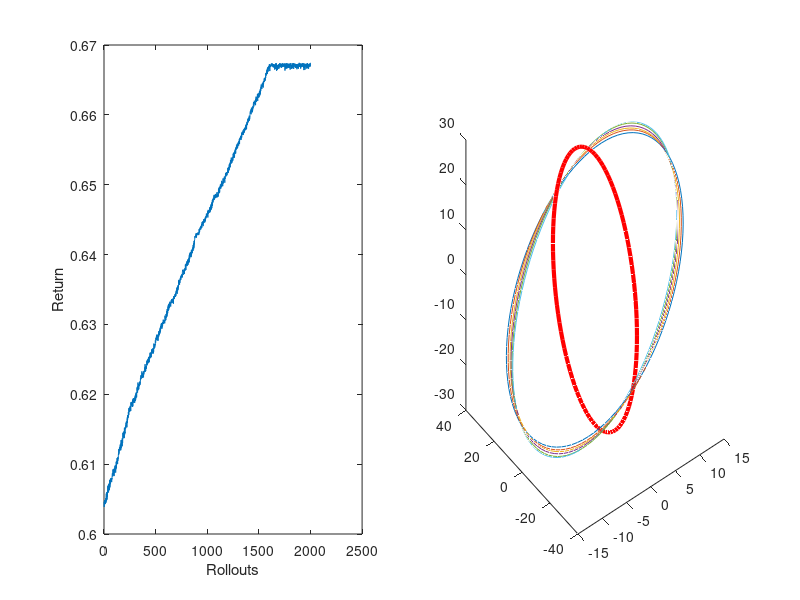

The MATLAB source for this figure:
%%%%%%%%%%%%%%%%%%%%%%%%%%%%%%%%%%%%%%%%%%%%%%%%%%%%%%%%%%%%%%%%%%%%%%%%%%%%%%%%%%%%%%%%%%%%%%%%%%%%%%%%%%%%%%%%%%%%%%%%%%%%
%% This file contains a sample implementation of PoWER for the TSM manipulator
%%%%%%%%%%%%%%%%%%%%%%%%%%%%%%%%%%%%%%%%%%%%%%%%%%%%%%%%%%%%%%%%%%%%%%%%%%%%%%%%%%%%%%%%%%%%%%%%%%%%%%%%%%%%%%%%%%%%%%%%%%%%
clear all;
close all;
clc;
%%%%%%%%%%%%%%%%%%%%%%%%%%%%%%%%%%%%%%%%%%%%%%%%%%%%%%%%%%%%%%%%%%%%%%%%%%%%%%%%%%%%%%%%%%%%%%%%%%%%%%%%%%%%%%%%%%%%%%%%%%%%%
% Load the training data set
load('mot.mat');
load('traj.mat');
rm=mot(1,:);
lm=mot(2,:);
zb=mot(3,:);
x=traj(1,:)-337.5660;
y=traj(2,:)-183.8960;
z=traj(3,:)-(-151.1300);
% Apply polynomial regression and normal equation to learn the inverse
% kinematic model of the TSM manipulator
nbFeatures=4;
N=length(x);
train_f=zeros(N,nbFeatures);
for i=1:N
    %train_f(i,:)=[1,x(i),y(i),z(i),x(i)^2,y(i)^2,z(i)^2,x(i)*y(i),x(i)*z(i),y(i)*z(i),x(i)^3,y(i)^3,z(i)^3,x(i)*y(i)*z(i)];
    train_f(i,:)=[1,x(i),y(i),z(i)];
end
theta_rm=pinv(train_f'*train_f)*train_f'*rm';
theta_lm=pinv(train_f'*train_f)*train_f'*lm';
theta_zb=pinv(train_f'*train_f)*train_f'*zb';
% Calculate the predicated motor commands
Test_rm=train_f*theta_rm;
Test_lm=train_f*theta_lm;
Test_zb=train_f*theta_zb;
%%%%%%%%%%%%%%%%%%%%%%%%%%%%%%%%%%%%%%%%%%%%%%%%%%%%%%%%%%%%%%%%%%%%%%%%%%%%%%%%%%%%%%%%%%%%%%%%%%%%%%%%%%%%%%%%%%%%%%%%%%%
% Calculate the prediction errors
ERM=sum((Test_rm-rm').*(Test_rm-rm'))/N;
ELM=sum((Test_lm-lm').*(Test_lm-lm'))/N;
EZB=sum((Test_zb-zb').*(Test_zb-zb'))/N;
% Calculate the average square error of the regression algorithm
error=ERM+ELM+EZB;
disp(['The Average Square Error of the Polynomial Regression Algorithm=', num2str(error)]);
%%%%%%%%%%%%%%%%%%%%%%%%%%%%%%%%%%%%%%%%%%%%%%%%%%%%%%%%%%%%%%%%%%%%%%%%%%%%%%%%%%%%%%%%%%%%%%%%%%%%%%%%%%%%%%%%%%%%%%%%%%%
% Define the exploration variance for the RL algorithm
variance =1e-10.*ones(nbFeatures,1);
disturbance=1e-6.*ones(nbFeatures,1);
% Number of iterations
n_iter = 2000;
% Define the rewards and parameters
Return = zeros(1,n_iter+1);
s_Return = zeros(n_iter+1,2);
param_rm = zeros(nbFeatures,n_iter+1);
param_lm = zeros(nbFeatures,n_iter+1);
param_zb = zeros(nbFeatures,n_iter+1);

% Initialize parameters for the EM-RL
param_rm(:,1) = theta_rm+disturbance.^.5.*(2*rand(nbFeatures,1)-1); 
param_lm(:,1) = theta_lm+disturbance.^.5.*(2*rand(nbFeatures,1)-1);
param_zb(:,1) = theta_zb+disturbance.^.5.*(2*rand(nbFeatures,1)-1);

current_rm = param_rm(:,1);
current_lm = param_lm(:,1);
current_zb = param_zb(:,1);
%% Generalize motor commands for the TSM manipulator
% Define the reference end-effector trajectory
t=0:0.01*2*pi:2*pi;
M=length(t);
cx=zeros(1,M);
cy=30*cos(t);
cz=30*sin(t);
circle_f=zeros(M,nbFeatures);
for i=1:M
    %circle_f(i,:)=[1,cx(i),cy(i),cz(i),cx(i)^2,cy(i)^2,cz(i)^2,cx(i)*cy(i),cx(i)*cz(i),cy(i)*cz(i),cx(i)^3,cy(i)^3,cz(i)^3,cx(i)*cy(i)*cz(i)];
    circle_f(i,:)=[1,cx(i),cy(i),cz(i)];
end
c_rm = circle_f*current_rm;
c_lm = circle_f*current_lm;
c_zb = circle_f*current_zb;
% Plot the results

c_rm(c_rm>0.5)=0.5;
c_rm(c_rm<(-0.5))=-0.5;
c_lm(c_lm>0.5)=0.5;
c_lm(c_lm<(-0.5))=-0.5;
c_zb(c_zb>0.5)=0.5;
c_zb(c_zb<(-0.5))=-0.5;
%% Execute the motor commands and receive end-effector trajectory from EM tracker
% Execute the motor commands and receive end-effector positions from EM tracker
c_f=[c_rm,c_lm,c_zb]/([theta_rm,theta_lm,theta_zb]);
xx=c_f(:,2);
yy=c_f(:,3);
zz=c_f(:,4);
%for i=1:M
    %plot3(xx(i),yy(i),zz(i),'bo','MarkerSize',4);
    %hold on;
    %pause(0.025);
%end
position_x=zeros(M,n_iter+1);
position_y=zeros(M,n_iter+1);
position_z=zeros(M,n_iter+1);
position_x(:,1)=xx;
position_y(:,1)=yy;
position_z(:,1)=zz;
Q = zeros(M,n_iter+1);
for i=1:M
    Q(1:(end+1-i),1) = Q(1:(end+1-i),1) + 0.05*abs(sqrt((zz(i))^2+(yy(i))^2)-30) + 0.05*abs(xx(i));
end
Q(:,1) = exp(-Q(:,1)./M);
%%%%%%%%%%%%%%%%%%%%%%%%%%%%%%%%%%%%%%%%%%%%%%%%%%%%%%%%%%%%%%%%%%%%%%%%%%%%%%%%%%%%%%%%%%%%%%%%%%%%%%%%%%%%%%%%%%%%%%%%%%%
%% Do the iterations
for iter=1:n_iter
    if (mod(iter,100)==0)
        disp(['Iter ', num2str(iter)]);
    end
    
    % calculate the return of the previous rollout
    Return(iter) = Q(1,iter);
    disp(['Iteration=', num2str(iter)]);
    disp(['Return=', num2str(Return(iter))]);
    % this lookup table will be used for the importance sampling,
    % the largest reture will be moved to the end of the s_Reture mattrix
    s_Return(1,:) = [Return(iter) iter];
    s_Return = sortrows(s_Return);
    
    % update the policy parameters
    param_nom_rm = zeros(nbFeatures,1);
    param_nom_lm = zeros(nbFeatures,1);
    param_nom_zb = zeros(nbFeatures,1);
    param_dnom = 0;
    
    % calculate the expectations (the normalization is taken care of by the division)
    % as importance sampling we take the 2 best rollouts
    for i=1:min(iter,5)
        % get the rollout number for the 2 best rollouts
        j = s_Return(end+1-i,2);
        % calculate the exploration with respect to the current parameters        
        temp_explore_rm = (ones(M,1)*(param_rm(:,j)-current_rm)')';
        temp_explore_lm = (ones(M,1)*(param_lm(:,j)-current_lm)')';
        temp_explore_zb = (ones(M,1)*(param_zb(:,j)-current_zb)')';
        temp_Q = (Q(:,j)*ones(1,nbFeatures))';
        % as we use the return, always have the same exploration variance,
        % and assume that always only one basis functions is active we get 
        % these simple sums
        param_nom_rm = param_nom_rm + sum(temp_explore_rm.*temp_Q,2);
        param_nom_lm = param_nom_lm + sum(temp_explore_lm.*temp_Q,2);
        param_nom_zb = param_nom_zb + sum(temp_explore_zb.*temp_Q,2);
        param_dnom = param_dnom + sum(temp_Q,2);
    end
    
    % update the parameters
    param_rm(:,iter+1) = current_rm + param_nom_rm./(param_dnom+1.e-10);
    param_lm(:,iter+1) = current_lm + param_nom_lm./(param_dnom+1.e-10);
    param_zb(:,iter+1) = current_zb + param_nom_zb./(param_dnom+1.e-10);
    
    % in the last rollout we want to get the return without exploration
    if iter~=n_iter
        param_rm(:,iter+1) = param_rm(:,iter+1) + variance.^.5.*(2*rand(nbFeatures,1)-1);
        param_lm(:,iter+1) = param_lm(:,iter+1) + variance.^.5.*(2*rand(nbFeatures,1)-1);
        param_zb(:,iter+1) = param_zb(:,iter+1) + variance.^.5.*(2*rand(nbFeatures,1)-1);
    end
        
    % set the new mean of the parameters
    current_rm = param_rm(:,iter+1);
    current_lm = param_lm(:,iter+1);
    current_zb = param_zb(:,iter+1);
    
    % Generalize motor commands
    c_rm = circle_f*current_rm;
    c_lm = circle_f*current_lm;
    c_zb = circle_f*current_zb;
    
    c_rm(c_rm>0.5)=0.5;
    c_rm(c_rm<(-0.5))=-0.5;
    c_lm(c_lm>0.5)=0.5;
    c_lm(c_lm<(-0.5))=-0.5;
    c_zb(c_zb>0.5)=0.5;
    c_zb(c_zb<(-0.5))=-0.5;
    %% Execute the motor commands and receive end-effector trajectory from EM tracker
    c_f=[c_rm,c_lm,c_zb]/([theta_rm,theta_lm,theta_zb]);
    xx=c_f(:,2);
    yy=c_f(:,3);
    zz=c_f(:,4);
    %for i=1:M
        %plot3(xx(i),yy(i),zz(i),'bo','MarkerSize',4);
        %hold on;
        %pause(0.025);
    %end
    position_x(:,iter+1)=xx;
    position_y(:,iter+1)=yy;
    position_z(:,iter+1)=zz;
    for i=1:M
        Q(1:(end+1-i),iter+1) = Q(1:(end+1-i),iter+1) + 0.05*abs(sqrt((zz(i))^2+(yy(i))^2)-30) + 0.05*abs(xx(i));
    end
    Q(:,iter+1) = exp(-Q(:,iter+1)./M);
end

%%%%%%%%%%%%%%%%%%%%%%%%%%%%%%%%%%%%%%%%%%%%%%%%%%%%%%%%%%%%%%%%%%%%%%%%%%%%%%%%%%%%%%%%%%%%%%%%%%%%%%%%%%%%%%%%%%%%%%%%%%%
% calculate the return of the final rollout
Return(iter+1)=Q(1,n_iter+1);

% plot the return over the rollouts
subplot(1,2,1);
plot(Return);
ylabel('Return');
xlabel('Rollouts');

subplot(1,2,2);
plot3(cx,cy,cz,'r','LineWidth',3);
hold on;
for j=1:200:1001
    plot3(position_x(:,j),position_y(:,j),position_z(:,j));
    hold on;
end
disp(['Final Return ', num2str(max(Return))]);
%%%%%%%%%%%%%%%%%%%%%%%%%%%%%%%%%%%%%%%%%%%%%%%%%%%%%%%%%%%%%%%%%%%%%%%%%%%%%%%%%%%%%%%%%%%%%%%%%%%%%%%%%%%%%%%%%%%%%%%%%%%